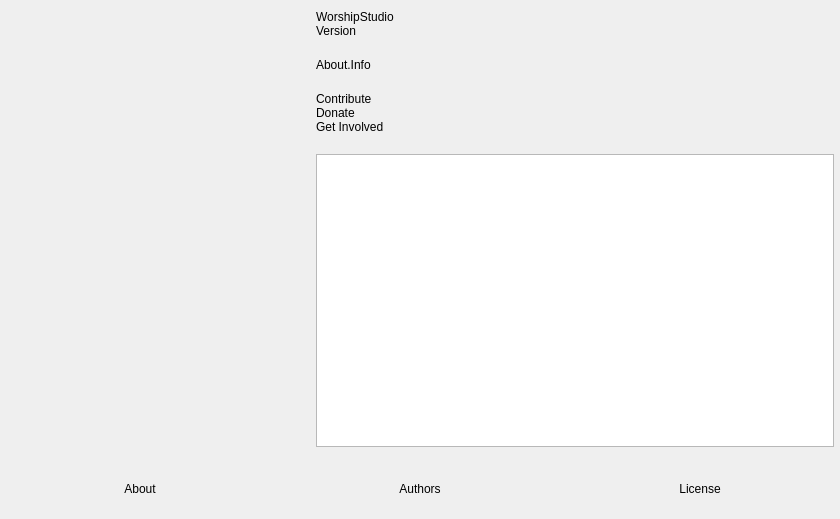
<?xml version="1.0" encoding="UTF-8"?>
<ui version="4.0">
 <class>OBSAbout</class>
 <widget class="QWidget" name="OBSAbout">
  <property name="geometry">
   <rect>
    <x>0</x>
    <y>0</y>
    <width>840</width>
    <height>519</height>
   </rect>
  </property>
  <property name="windowTitle">
   <string>About</string>
  </property>
  <layout class="QVBoxLayout" name="verticalLayout_2">
   <property name="leftMargin">
    <number>0</number>
   </property>
   <property name="topMargin">
    <number>0</number>
   </property>
   <property name="rightMargin">
    <number>0</number>
   </property>
   <property name="bottomMargin">
    <number>0</number>
   </property>
   <item>
    <layout class="QHBoxLayout" name="horizontalLayout_2">
     <property name="spacing">
      <number>30</number>
     </property>
     <property name="leftMargin">
      <number>30</number>
     </property>
     <property name="topMargin">
      <number>10</number>
     </property>
     <property name="rightMargin">
      <number>6</number>
     </property>
     <property name="bottomMargin">
      <number>6</number>
     </property>
     <item>
      <widget class="QLabel" name="icon">
       <property name="minimumSize">
        <size>
         <width>256</width>
         <height>256</height>
        </size>
       </property>
       <property name="maximumSize">
        <size>
         <width>256</width>
         <height>256</height>
        </size>
       </property>
       <property name="text">
        <string/>
       </property>
       <property name="pixmap">
        <pixmap>:res/images/obs.png</pixmap>
       </property>
       <property name="scaledContents">
        <bool>true</bool>
       </property>
      </widget>
     </item>
     <item>
      <layout class="QVBoxLayout" name="verticalLayout">
       <property name="spacing">
        <number>0</number>
       </property>
       <item>
        <widget class="QLabel" name="name">
         <property name="text">
          <string notr="true">WorshipStudio</string>
         </property>
        </widget>
       </item>
       <item>
        <widget class="QLabel" name="version">
         <property name="text">
          <string notr="true">Version</string>
         </property>
        </widget>
       </item>
       <item>
        <spacer name="verticalSpacer_2">
         <property name="orientation">
          <enum>Qt::Vertical</enum>
         </property>
         <property name="sizeType">
          <enum>QSizePolicy::Fixed</enum>
         </property>
         <property name="sizeHint" stdset="0">
          <size>
           <width>20</width>
           <height>20</height>
          </size>
         </property>
        </spacer>
       </item>
       <item>
        <widget class="QLabel" name="info">
         <property name="text">
          <string>About.Info</string>
         </property>
         <property name="wordWrap">
          <bool>true</bool>
         </property>
        </widget>
       </item>
       <item>
        <spacer name="verticalSpacer_3">
         <property name="orientation">
          <enum>Qt::Vertical</enum>
         </property>
         <property name="sizeType">
          <enum>QSizePolicy::Fixed</enum>
         </property>
         <property name="sizeHint" stdset="0">
          <size>
           <width>20</width>
           <height>20</height>
          </size>
         </property>
        </spacer>
       </item>
       <item>
        <widget class="QLabel" name="contribute">
         <property name="text">
          <string notr="true">Contribute</string>
         </property>
         <property name="wordWrap">
          <bool>true</bool>
         </property>
        </widget>
       </item>
       <item>
        <widget class="QLabel" name="donate">
         <property name="text">
          <string notr="true">Donate</string>
         </property>
        </widget>
       </item>
       <item>
        <widget class="QLabel" name="getInvolved">
         <property name="text">
          <string notr="true">Get Involved</string>
         </property>
        </widget>
       </item>
       <item>
        <spacer name="verticalSpacer">
         <property name="orientation">
          <enum>Qt::Vertical</enum>
         </property>
         <property name="sizeType">
          <enum>QSizePolicy::Fixed</enum>
         </property>
         <property name="sizeHint" stdset="0">
          <size>
           <width>20</width>
           <height>20</height>
          </size>
         </property>
        </spacer>
       </item>
       <item>
        <widget class="QTextBrowser" name="textBrowser">
         <property name="openExternalLinks">
          <bool>true</bool>
         </property>
        </widget>
       </item>
      </layout>
     </item>
    </layout>
   </item>
   <item>
    <widget class="QFrame" name="widget">
     <property name="minimumSize">
      <size>
       <width>0</width>
       <height>60</height>
      </size>
     </property>
     <layout class="QHBoxLayout" name="horizontalLayout">
      <property name="spacing">
       <number>0</number>
      </property>
      <property name="leftMargin">
       <number>0</number>
      </property>
      <property name="topMargin">
       <number>0</number>
      </property>
      <property name="rightMargin">
       <number>0</number>
      </property>
      <property name="bottomMargin">
       <number>0</number>
      </property>
      <item>
       <widget class="ClickableLabel" name="about">
        <property name="text">
         <string>About</string>
        </property>
        <property name="alignment">
         <set>Qt::AlignCenter</set>
        </property>
       </widget>
      </item>
      <item>
       <widget class="ClickableLabel" name="authors">
        <property name="text">
         <string>Authors</string>
        </property>
        <property name="alignment">
         <set>Qt::AlignCenter</set>
        </property>
       </widget>
      </item>
      <item>
       <widget class="ClickableLabel" name="license">
        <property name="text">
         <string>License</string>
        </property>
        <property name="alignment">
         <set>Qt::AlignCenter</set>
        </property>
       </widget>
      </item>
     </layout>
    </widget>
   </item>
  </layout>
 </widget>
 <customwidgets>
  <customwidget>
   <class>ClickableLabel</class>
   <extends>QLabel</extends>
   <header>components/ClickableLabel.hpp</header>
  </customwidget>
 </customwidgets>
 <resources/>
 <connections/>
</ui>
